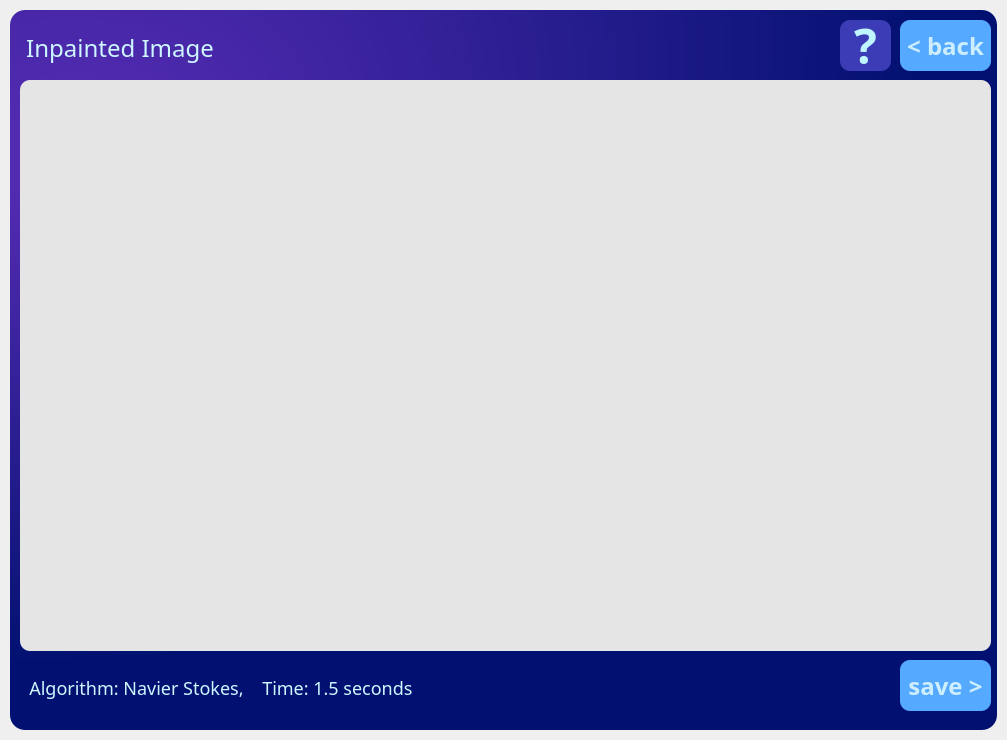
<?xml version="1.0" encoding="UTF-8"?>
<ui version="4.0">
 <class>MainWindow</class>
 <widget class="QMainWindow" name="MainWindow">
  <property name="enabled">
   <bool>true</bool>
  </property>
  <property name="geometry">
   <rect>
    <x>0</x>
    <y>0</y>
    <width>1007</width>
    <height>740</height>
   </rect>
  </property>
  <property name="sizePolicy">
   <sizepolicy hsizetype="Fixed" vsizetype="Fixed">
    <horstretch>0</horstretch>
    <verstretch>0</verstretch>
   </sizepolicy>
  </property>
  <property name="minimumSize">
   <size>
    <width>1007</width>
    <height>740</height>
   </size>
  </property>
  <property name="maximumSize">
   <size>
    <width>1007</width>
    <height>740</height>
   </size>
  </property>
  <property name="focusPolicy">
   <enum>Qt::ClickFocus</enum>
  </property>
  <property name="windowTitle">
   <string>MainWindow</string>
  </property>
  <widget class="QWidget" name="main_widget">
   <property name="sizePolicy">
    <sizepolicy hsizetype="Fixed" vsizetype="Fixed">
     <horstretch>0</horstretch>
     <verstretch>0</verstretch>
    </sizepolicy>
   </property>
   <layout class="QVBoxLayout" name="main_layout" stretch="0">
    <property name="spacing">
     <number>0</number>
    </property>
    <property name="leftMargin">
     <number>10</number>
    </property>
    <property name="topMargin">
     <number>10</number>
    </property>
    <property name="rightMargin">
     <number>10</number>
    </property>
    <property name="bottomMargin">
     <number>10</number>
    </property>
    <item>
     <widget class="QFrame" name="main_frame">
      <property name="sizePolicy">
       <sizepolicy hsizetype="Fixed" vsizetype="Fixed">
        <horstretch>0</horstretch>
        <verstretch>0</verstretch>
       </sizepolicy>
      </property>
      <property name="minimumSize">
       <size>
        <width>987</width>
        <height>720</height>
       </size>
      </property>
      <property name="maximumSize">
       <size>
        <width>987</width>
        <height>720</height>
       </size>
      </property>
      <property name="styleSheet">
       <string notr="true">QFrame{
background-color: qradialgradient(spread:pad, cx:0.016, cy:0, radius:0.907, fx:0.075, fy:0.227273, stop:0 rgba(89, 45, 182, 255), stop:1 rgba(2, 17, 113, 255));
border-radius: 15px;
}
QLabel{
font-family : &quot;Source Serif Pro SemiBold&quot;;
}
</string>
      </property>
      <property name="frameShape">
       <enum>QFrame::NoFrame</enum>
      </property>
      <property name="frameShadow">
       <enum>QFrame::Raised</enum>
      </property>
      <widget class="QLabel" name="text_label">
       <property name="geometry">
        <rect>
         <x>10</x>
         <y>650</y>
         <width>801</width>
         <height>56</height>
        </rect>
       </property>
       <property name="sizePolicy">
        <sizepolicy hsizetype="Preferred" vsizetype="Preferred">
         <horstretch>0</horstretch>
         <verstretch>0</verstretch>
        </sizepolicy>
       </property>
       <property name="minimumSize">
        <size>
         <width>801</width>
         <height>21</height>
        </size>
       </property>
       <property name="maximumSize">
        <size>
         <width>801</width>
         <height>56</height>
        </size>
       </property>
       <property name="font">
        <font>
         <family>Source Serif Pro SemiBold</family>
         <pointsize>-1</pointsize>
        </font>
       </property>
       <property name="styleSheet">
        <string notr="true">background-color: none;
color: rgb(205, 246, 255);
font-size: 18px;
</string>
       </property>
       <property name="text">
        <string>  Algorithm: Navier Stokes,    Time: 1.5 seconds</string>
       </property>
      </widget>
      <widget class="QPushButton" name="save_button">
       <property name="geometry">
        <rect>
         <x>890</x>
         <y>650</y>
         <width>91</width>
         <height>51</height>
        </rect>
       </property>
       <property name="sizePolicy">
        <sizepolicy hsizetype="Preferred" vsizetype="Preferred">
         <horstretch>0</horstretch>
         <verstretch>0</verstretch>
        </sizepolicy>
       </property>
       <property name="font">
        <font>
         <family>Source Serif Pro SemiBold</family>
         <pointsize>18</pointsize>
         <weight>75</weight>
         <bold>true</bold>
        </font>
       </property>
       <property name="styleSheet">
        <string notr="true">QPushButton{
border-radius: 10px;
color: rgb(205, 238, 255);
background-color: rgb(85, 170, 255)
}
QPushButton:hover{
background-color:rgba(85, 170, 255, 155)
}
QPushButton:pressed{
background-color:rgba(85, 170, 255, 55)
}
</string>
       </property>
       <property name="text">
        <string>save &gt;</string>
       </property>
      </widget>
      <widget class="QGraphicsView" name="output_view">
       <property name="geometry">
        <rect>
         <x>10</x>
         <y>70</y>
         <width>971</width>
         <height>571</height>
        </rect>
       </property>
       <property name="sizePolicy">
        <sizepolicy hsizetype="Maximum" vsizetype="Maximum">
         <horstretch>0</horstretch>
         <verstretch>0</verstretch>
        </sizepolicy>
       </property>
       <property name="minimumSize">
        <size>
         <width>760</width>
         <height>480</height>
        </size>
       </property>
       <property name="maximumSize">
        <size>
         <width>1280</width>
         <height>720</height>
        </size>
       </property>
       <property name="styleSheet">
        <string notr="true">background-color: rgb(229, 229, 229);
border-radius: 10;</string>
       </property>
       <property name="frameShape">
        <enum>QFrame::NoFrame</enum>
       </property>
      </widget>
      <widget class="QFrame" name="title_bar">
       <property name="geometry">
        <rect>
         <x>10</x>
         <y>10</y>
         <width>971</width>
         <height>61</height>
        </rect>
       </property>
       <property name="sizePolicy">
        <sizepolicy hsizetype="Preferred" vsizetype="Preferred">
         <horstretch>0</horstretch>
         <verstretch>0</verstretch>
        </sizepolicy>
       </property>
       <property name="minimumSize">
        <size>
         <width>971</width>
         <height>61</height>
        </size>
       </property>
       <property name="maximumSize">
        <size>
         <width>971</width>
         <height>61</height>
        </size>
       </property>
       <property name="styleSheet">
        <string notr="true">background-color: none;</string>
       </property>
       <property name="frameShape">
        <enum>QFrame::StyledPanel</enum>
       </property>
       <property name="frameShadow">
        <enum>QFrame::Raised</enum>
       </property>
       <widget class="QPushButton" name="back_button">
        <property name="geometry">
         <rect>
          <x>880</x>
          <y>0</y>
          <width>91</width>
          <height>51</height>
         </rect>
        </property>
        <property name="sizePolicy">
         <sizepolicy hsizetype="Preferred" vsizetype="Preferred">
          <horstretch>0</horstretch>
          <verstretch>0</verstretch>
         </sizepolicy>
        </property>
        <property name="minimumSize">
         <size>
          <width>91</width>
          <height>51</height>
         </size>
        </property>
        <property name="maximumSize">
         <size>
          <width>91</width>
          <height>51</height>
         </size>
        </property>
        <property name="font">
         <font>
          <family>Source Serif Pro SemiBold</family>
          <pointsize>18</pointsize>
          <weight>75</weight>
          <bold>true</bold>
         </font>
        </property>
        <property name="styleSheet">
         <string notr="true">QPushButton{
border-radius: 10px;
color: rgb(205, 238, 255);
background-color: rgb(85, 170, 255)
}
QPushButton:hover{
background-color:rgba(85, 170, 255, 155)
}
QPushButton:pressed{
background-color:rgba(85, 170, 255, 55)
}
</string>
        </property>
        <property name="text">
         <string>&lt; back</string>
        </property>
       </widget>
       <widget class="QPushButton" name="help_button">
        <property name="geometry">
         <rect>
          <x>820</x>
          <y>0</y>
          <width>51</width>
          <height>51</height>
         </rect>
        </property>
        <property name="sizePolicy">
         <sizepolicy hsizetype="Preferred" vsizetype="Preferred">
          <horstretch>0</horstretch>
          <verstretch>0</verstretch>
         </sizepolicy>
        </property>
        <property name="minimumSize">
         <size>
          <width>15</width>
          <height>15</height>
         </size>
        </property>
        <property name="maximumSize">
         <size>
          <width>60</width>
          <height>60</height>
         </size>
        </property>
        <property name="font">
         <font>
          <family>Source Serif Pro SemiBold</family>
          <pointsize>36</pointsize>
          <weight>75</weight>
          <bold>true</bold>
         </font>
        </property>
        <property name="styleSheet">
         <string notr="true">QPushButton{
color: rgb(190, 245, 255);
border-radius: 10px;
background-color:rgba(60, 60, 182,255);
}
QPushButton:hover{
background-color:rgba(60, 60, 182,150);

}
QPushButton:pressed{
background-color:rgb(60, 60, 182,75);
}
</string>
        </property>
        <property name="text">
         <string>?</string>
        </property>
       </widget>
       <widget class="QLabel" name="title_label">
        <property name="geometry">
         <rect>
          <x>0</x>
          <y>0</y>
          <width>700</width>
          <height>56</height>
         </rect>
        </property>
        <property name="sizePolicy">
         <sizepolicy hsizetype="Preferred" vsizetype="Preferred">
          <horstretch>0</horstretch>
          <verstretch>0</verstretch>
         </sizepolicy>
        </property>
        <property name="minimumSize">
         <size>
          <width>700</width>
          <height>21</height>
         </size>
        </property>
        <property name="maximumSize">
         <size>
          <width>700</width>
          <height>56</height>
         </size>
        </property>
        <property name="font">
         <font>
          <family>Source Serif Pro SemiBold</family>
          <pointsize>-1</pointsize>
         </font>
        </property>
        <property name="styleSheet">
         <string notr="true">background-color: none;
color: rgb(205, 246, 255);
font-size: 24px;
</string>
        </property>
        <property name="text">
         <string> Inpainted Image</string>
        </property>
       </widget>
      </widget>
     </widget>
    </item>
   </layout>
  </widget>
 </widget>
 <resources>
  <include location="resources/inpainter_resources.qrc"/>
 </resources>
 <connections/>
</ui>
